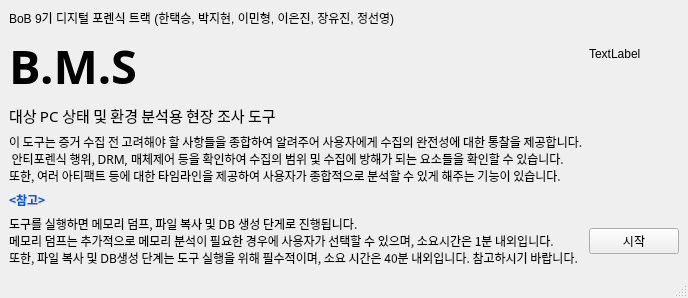
<?xml version="1.0" encoding="UTF-8"?>
<ui version="4.0">
 <class>MainWindow</class>
 <widget class="QMainWindow" name="MainWindow">
  <property name="geometry">
   <rect>
    <x>0</x>
    <y>0</y>
    <width>688</width>
    <height>265</height>
   </rect>
  </property>
  <property name="windowTitle">
   <string>MainWindow</string>
  </property>
  <widget class="QWidget" name="centralwidget">
   <layout class="QGridLayout" name="gridLayout">
    <item row="0" column="1" rowspan="2">
     <widget class="QLabel" name="logo">
      <property name="text">
       <string>TextLabel</string>
      </property>
     </widget>
    </item>
    <item row="5" column="0">
     <widget class="QLabel" name="label_5">
      <property name="font">
       <font>
        <family>맑은 고딕</family>
       </font>
      </property>
      <property name="text">
       <string>도구를 실행하면 메모리 덤프, 파일 복사 및 DB 생성 단게로 진행됩니다. 
메모리 덤프는 추가적으로 메모리 분석이 필요한 경우에 사용자가 선택할 수 있으며, 소요시간은 1분 내외입니다.
또한, 파일 복사 및 DB생성 단계는 도구 실행을 위해 필수적이며, 소요 시간은 40분 내외입니다. 참고하시기 바랍니다.</string>
      </property>
     </widget>
    </item>
    <item row="4" column="0">
     <widget class="QLabel" name="label_6">
      <property name="font">
       <font>
        <family>맑은 고딕</family>
        <weight>75</weight>
        <bold>true</bold>
       </font>
      </property>
      <property name="text">
       <string>&lt;html&gt;&lt;head/&gt;&lt;body&gt;&lt;p&gt;&lt;span style=&quot; color:#0055ff;&quot;&gt;&amp;lt;참고&amp;gt;&lt;/span&gt;&lt;/p&gt;&lt;/body&gt;&lt;/html&gt;</string>
      </property>
     </widget>
    </item>
    <item row="2" column="0">
     <widget class="QLabel" name="label_2">
      <property name="font">
       <font>
        <family>맑은 고딕</family>
        <pointsize>11</pointsize>
       </font>
      </property>
      <property name="text">
       <string>대상 PC 상태 및 환경 분석용 현장 조사 도구</string>
      </property>
     </widget>
    </item>
    <item row="0" column="0">
     <widget class="QLabel" name="label_3">
      <property name="text">
       <string>BoB 9기 디지털 포렌식 트랙 (한택승, 박지현, 이민형, 이은진, 장유진, 정선영)</string>
      </property>
     </widget>
    </item>
    <item row="3" column="0">
     <widget class="QLabel" name="label_4">
      <property name="font">
       <font>
        <family>맑은 고딕</family>
       </font>
      </property>
      <property name="text">
       <string>이 도구는 증거 수집 전 고려해야 할 사항들을 종합하여 알려주어 사용자에게 수집의 완전성에 대한 통찰을 제공합니다.
 안티포렌식 행위, DRM, 매체제어 등을 확인하여 수집의 범위 및 수집에 방해가 되는 요소들을 확인할 수 있습니다.
또한, 여러 아티팩트 등에 대한 타임라인을 제공하여 사용자가 종합적으로 분석할 수 있게 해주는 기능이 있습니다.</string>
      </property>
     </widget>
    </item>
    <item row="1" column="0">
     <widget class="QLabel" name="label">
      <property name="font">
       <font>
        <family>Bodoni MT</family>
        <pointsize>35</pointsize>
        <weight>75</weight>
        <bold>true</bold>
       </font>
      </property>
      <property name="text">
       <string>B.M.S</string>
      </property>
     </widget>
    </item>
    <item row="5" column="1">
     <widget class="QPushButton" name="pushButton">
      <property name="text">
       <string>시작</string>
      </property>
     </widget>
    </item>
   </layout>
  </widget>
  <widget class="QStatusBar" name="statusbar"/>
 </widget>
 <resources/>
 <connections/>
</ui>
